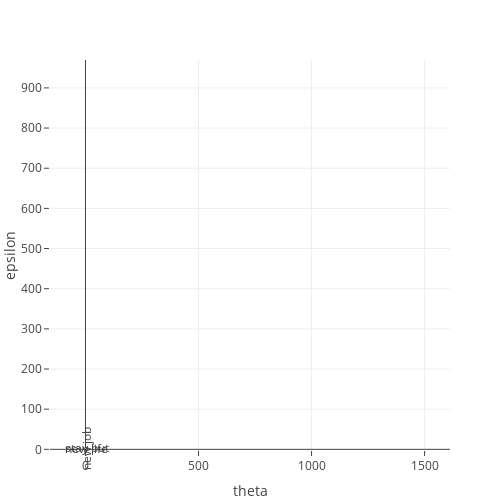

The notebook cell this image was saved under:
### Code cell
actor = EpsilonGreedy(1.0, 0.1, 10_000_000)
@time learn(m, qlearning, actor; maxit=150_000_000,  should_plot=false);

# plot final policy
plot_policy(m, get_greedy(m, qlearning.Q))

### Figure 1 — Plotly figure (JSON) as saved in the notebook; plotly's stock layout.template omitted (floating-point values rounded to 4 significant figures; data arrays with more than 128 entries replaced by an {"elided": "..."} marker saying what was removed)
{"data": [{"colorbar": {"autotick": false, "dtick": 1, "tick0": 1}, "colorscale": [[0, "#FFB4CE"], [0.3333, "#FFB4CE"], [0.3333, "#FFE5B4"], [0.6667, "#FFE5B4"], [0.6667, "#B4FFE5"], [1, "#B4FFE5"]], "showscale": false, "type": "heatmap", "x": [0, 0.3571, 0.7143, 1.071, 1.429, 1.786, 2.143, 2.5, 2.857, 3.214, 3.571, 3.929, 4.286, 4.643, 5], "y": [0, 0.3571, 0.7143, 1.071, 1.429, 1.786, 2.143, 2.5, 2.857, 3.214, 3.571, 3.929, 4.286, 4.643, 5], "z": {"elided": "15x15 int values"}}], "layout": {"annotations": [{"showarrow": false, "text": "new life", "x": 2.5, "y": 2.5}, {"showarrow": false, "text": "new job", "textangle": 270, "x": 4.5, "y": 2.5}, {"showarrow": false, "text": "stay put", "x": 4.5, "y": 4.5}], "height": 500, "margin": {"b": 50, "l": 50, "r": 50, "t": 60}, "width": 500, "xaxis": {"autorange": false, "range": [-157.1, 1612.0], "title": {"text": "theta"}, "type": "linear"}, "yaxis": {"autorange": false, "range": [-1.636, 969.5], "title": {"text": "epsilon"}, "type": "linear"}}}
